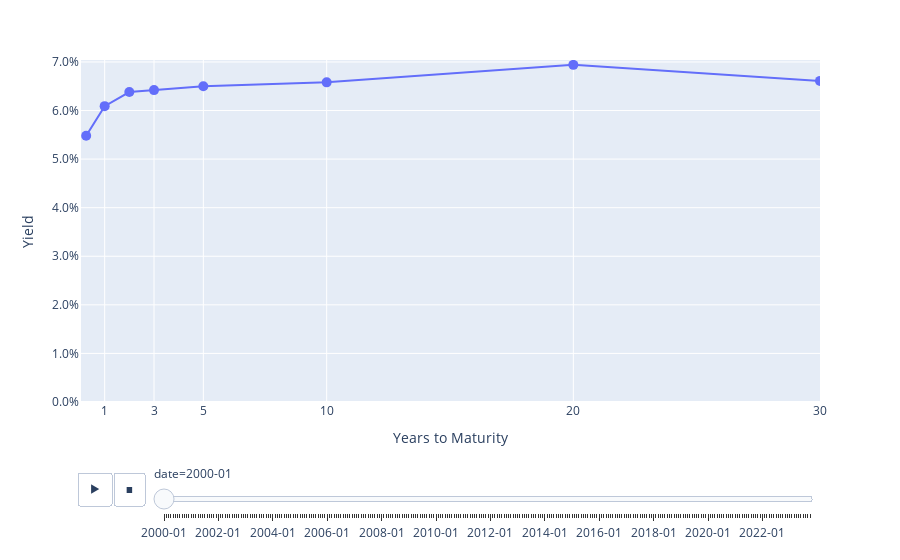

Source (notebook cell):
### Markdown cell above
# FIGURE

### Code cell
import plotly.express as px
fig = px.line(
    df,
    x="years to maturity",
    y="yield",
    animation_frame="date",
    hover_data={"date": True, "years to maturity": True, "yield": True}
)
fig.layout.xaxis["title"] = "Years to Maturity"
fig.layout.yaxis["title"] = "Yield"
fig.update_yaxes(tickformat=".1%", range=[0, df["yield"].max() + 0.001])
fig.update_xaxes(tickvals=[1, 3, 5, 10, 20, 30], range=[0, 30])
fig.for_each_trace(lambda t: t.update(mode='lines+markers', marker=dict(size=10)))
for fr in fig.frames:
    for d in fr.data:
        d.update(mode='markers+lines', marker=dict(size=10))
fig.layout.updatemenus[0].buttons[0].args[1]["frame"]["duration"] = 200
fig.show()
